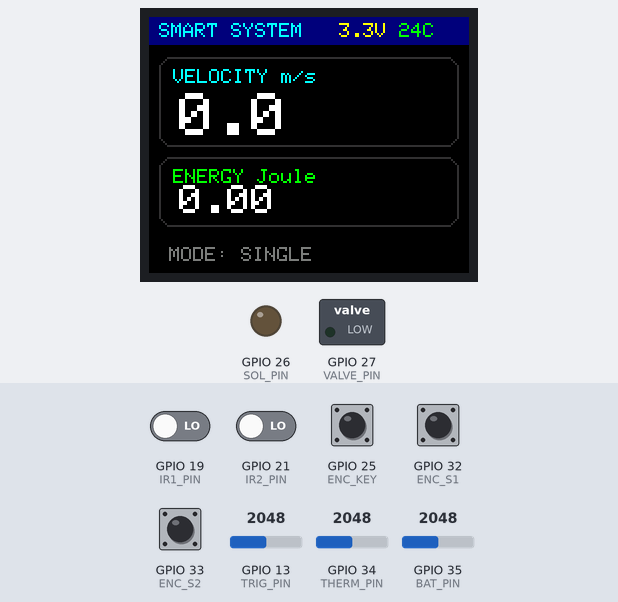
Recording of a sketch running on a simulated ESP32. On the bench: 160×128 colour display, switched loads named in the sketch (green lamp = pin HIGH), output pins drawn as LEDs (lit = HIGH). The test bench sets the inputs (shaded band); at power-on: GPIO 25 (ENC_KEY), GPIO 32 (ENC_S1), GPIO 33 (ENC_S2) HIGH, GPIO 19 (IR1_PIN), GPIO 21 (IR2_PIN) LOW, GPIO 34 (THERM_PIN) = 2048, GPIO 13 (TRIG_PIN) = 2048, GPIO 35 (BAT_PIN) = 2048. EEPROM starts erased.

Above: at 2.1 s.
2.2 s: GPIO 25 (ENC_KEY) pulled LOW for 1 s
At 2.37 s:
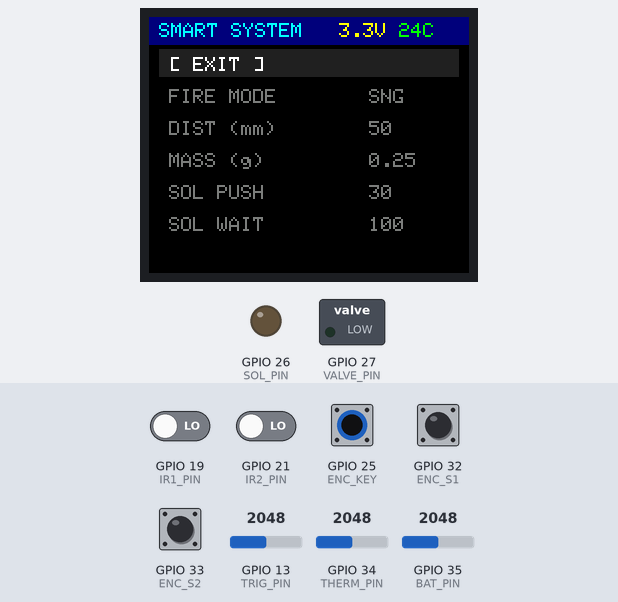
4.7 s: GPIO 34 (THERM_PIN) set to 1310
At 6.7 s:
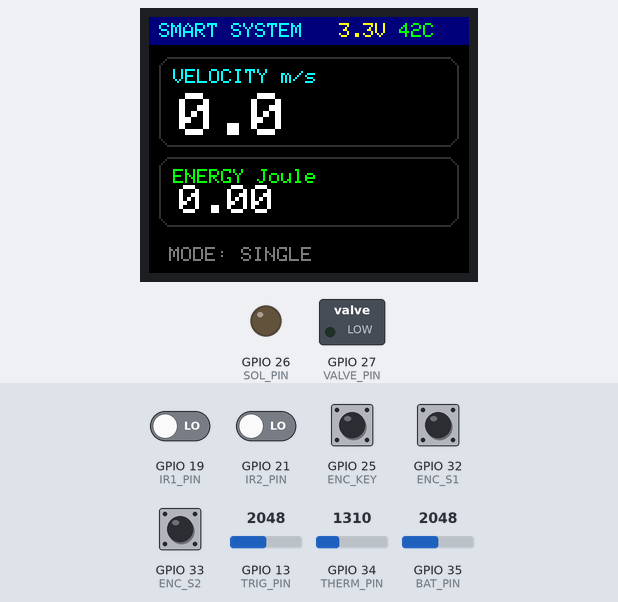
7.6 s: GPIO 34 (THERM_PIN) set to 1198
At 7.9 s:
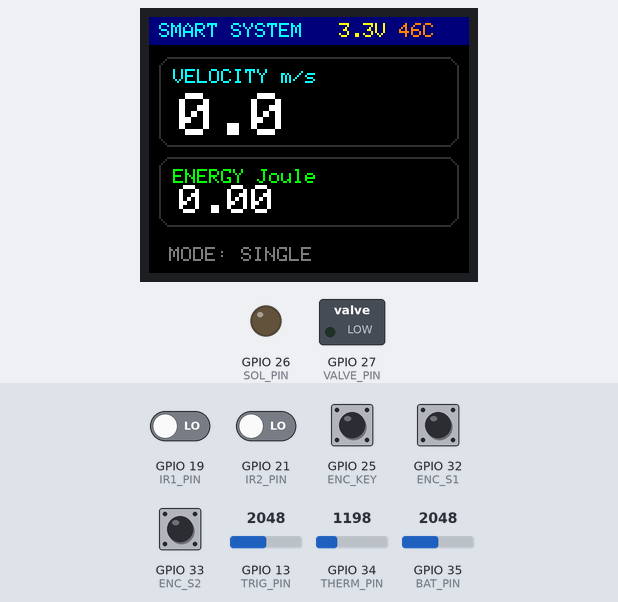
9.1 s: GPIO 25 (ENC_KEY) pulled LOW for 0.15 s
At 10.3 s:
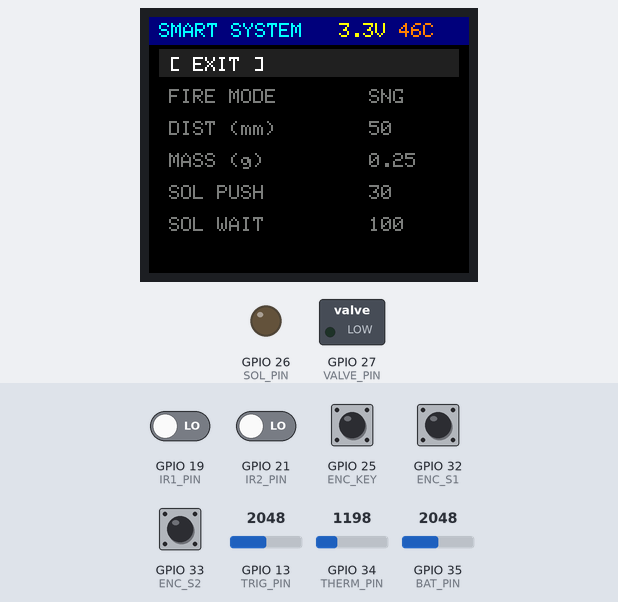
10.7 s: GPIO 25 (ENC_KEY) pulled LOW for 0.15 s
At 11.2 s:
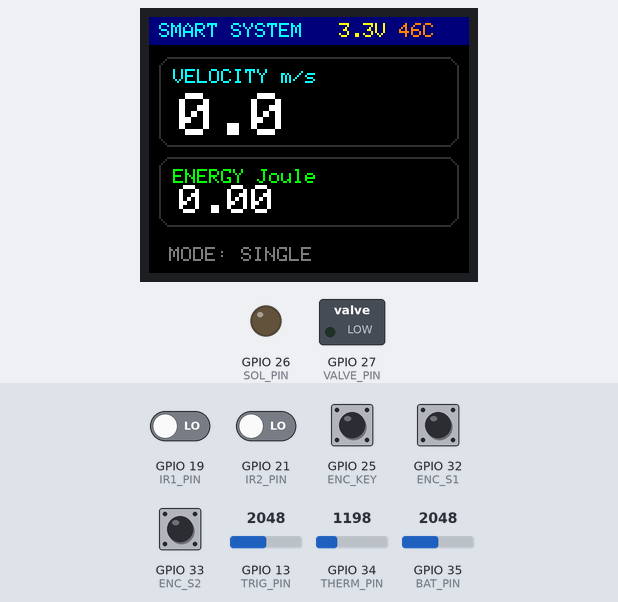
12.3 s: GPIO 34 (THERM_PIN) set to 1126
15.2 s: GPIO 34 (THERM_PIN) set to 1030
At 16.0 s:
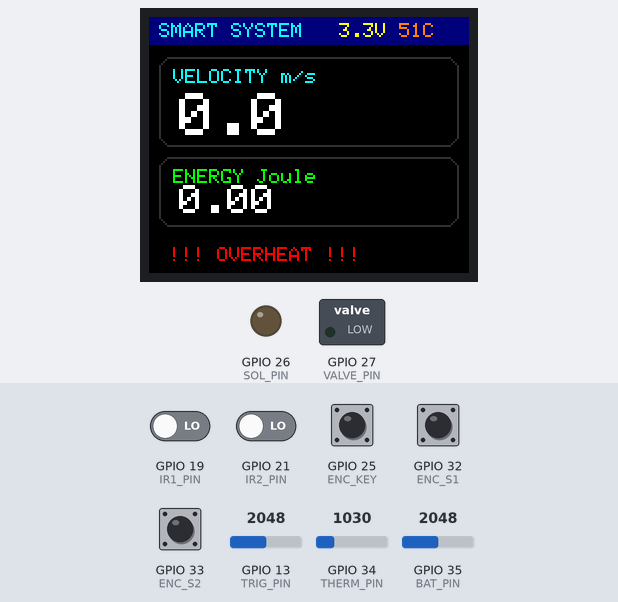
Timing chart, 0 to 17.7 s (numbered marks = the images above; inputs shaded):
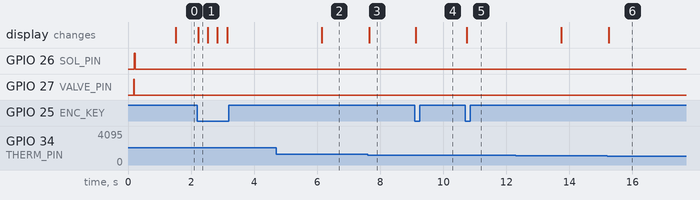

Measured:
- the behaviour switches between 1241 and 1240 on GPIO 34 (THERM_PIN) (found by bisection; images 2 and 3)
- the behaviour switches between 1082 and 1081 on GPIO 34 (THERM_PIN) (found by bisection; images 5 and 6)
- after the input at 2.2 s, the display: changes at once (image 1)
- after the input at 4.7 s, the display: changes after 1.4 s (image 2)
- after the input at 7.6 s, the display: changes after 0.05 s (image 3)
- after the input at 9.1 s, the display: changes at once (image 4)
- after the input at 10.7 s, the display: changes at once (image 5)
- after the input at 15.2 s, the display: changes after 0.05 s (image 6)

The sketch:

gun_v1.6.ino
```cpp
// // --- ПИНЫ ---
// #define TFT_CS     5
// #define TFT_RST    4
// #define TFT_DC     14
// #define VALVE_PIN  27
// #define SOL_PIN    26
// #define TRIG_PIN   13
// #define ENC_S1     32
// #define ENC_S2     33
// #define ENC_KEY    25
// #define THERM_PIN  34
// #define BAT_PIN    35
// #define IR1_PIN    19
// #define IR2_PIN    21


#include <Adafruit_GFX.h>
#include <Adafruit_ST7735.h>
#include <SPI.h>
#include <Preferences.h>
#include <math.h>

// --- ПИНЫ (ПРОВЕРЕНО ДЛЯ ESP32) ---
#define TFT_CS     5
#define TFT_RST    4
#define TFT_DC     14
#define VALVE_PIN  27
#define SOL_PIN    26
#define TRIG_PIN   13
#define ENC_S1     32
#define ENC_S2     33
#define ENC_KEY    25
#define THERM_PIN  34  // ADC6 (Input only)
#define BAT_PIN    35  // ADC7 (Input only)
#define IR1_PIN    19
#define IR2_PIN    21

#define ENC_STEPS  4

Adafruit_ST7735 tft = Adafruit_ST7735(TFT_CS, TFT_DC, TFT_RST);
Preferences prefs;

// Настройки
float sensorDist = 50.0, bulletMass = 0.25;
int trigThreshold = 2000, valveOpenTime = 10, burstDelay = 50, burstCount = 3, fireMode = 0;
int solPushTime = 30, solPullTime = 100, maxTemp = 50;

// Состояние
float currentSpeed = 0.0, currentEnergy = 0.0, battVoltage = 0.0, currentTemp = 0.0;
bool triggerPressed = false, triggerWasReleased = true;
volatile unsigned long time1 = 0, time2 = 0;
volatile bool shotReady = false;
volatile int encoderPos = 0;
int lastMenuPos = 0, uiState = 0, menuIndex = 0;
unsigned long lastButtonPress = 0;

const int menuItemsCount = 11;
String menuNames[] = {"[ EXIT ]", "FIRE MODE", "DIST (mm)", "MASS (g)", "SOL PUSH", "SOL WAIT", "MAX TEMP", "TRIG THR", "VALVE (ms)", "BURST DLY", "BURST CNT"};

#define COL_BG      0x0000
#define COL_ACCENT  0x07FF
#define COL_TEXT    0xFFFF
#define COL_FRAME   0x3186

// ================= ЛОГИКА И ПРЕРЫВАНИЯ =================
void IRAM_ATTR isrChrono1() { time1 = micros(); }
void IRAM_ATTR isrChrono2() { if (time1 > 0) { time2 = micros(); shotReady = true; } }
void IRAM_ATTR isrEncoder() {
  static uint8_t old_AB = 0;
  static int8_t enc_states[] = {0,-1,1,0,1,0,0,-1,-1,0,0,1,0,1,-1,0};
  old_AB <<= 2; old_AB |= (digitalRead(ENC_S1) << 1) | digitalRead(ENC_S2);
  encoderPos += enc_states[(old_AB & 0x0f)];
}

void setup() {
  pinMode(VALVE_PIN, OUTPUT); digitalWrite(VALVE_PIN, LOW);
  pinMode(SOL_PIN, OUTPUT); digitalWrite(SOL_PIN, LOW);
  pinMode(IR1_PIN, INPUT_PULLDOWN); pinMode(IR2_PIN, INPUT_PULLDOWN);
  pinMode(ENC_S1, INPUT_PULLUP); pinMode(ENC_S2, INPUT_PULLUP); pinMode(ENC_KEY, INPUT_PULLUP);

  attachInterrupt(IR1_PIN, isrChrono1, RISING); attachInterrupt(IR2_PIN, isrChrono2, RISING);
  attachInterrupt(ENC_S1, isrEncoder, CHANGE); attachInterrupt(ENC_S2, isrEncoder, CHANGE);

  prefs.begin("gun_conf", false);
  sensorDist = prefs.getFloat("dist", 50.0); bulletMass = prefs.getFloat("mass", 0.25);
  solPushTime = prefs.getInt("sPush", 30); solPullTime = prefs.getInt("sWait", 100);
  maxTemp = prefs.getInt("mTemp", 50); trigThreshold = prefs.getInt("trig", 2000);
  valveOpenTime = prefs.getInt("valve", 10); burstDelay = prefs.getInt("delay", 50);
  burstCount = prefs.getInt("burst", 3); fireMode = prefs.getInt("mode", 0);

  tft.initR(INITR_BLACKTAB); tft.setRotation(1);
  drawMainScreen();
}

void loop() {
  checkEncoder();
  if (uiState == 0) {
    checkChrono();
    checkTriggerAndFire();
    readSensors();
  }
  delay(1);
}

// ================= СЕНСОРЫ (NTC 10K) =================
void readSensors() {
  static unsigned long lastUpdate = 0;
  if (millis() - lastUpdate > 1500) {
    // Батарея
    battVoltage = (analogRead(BAT_PIN) / 4095.0) * 3.3 * 2.0; // Делитель 1:1

    // Термистор NTC 10k (Коэффициент B=3950)
    int raw = analogRead(THERM_PIN);
    if (raw > 0) {
      float resistance = 10000.0 / (4095.0 / (float)raw - 1.0);
      float steinhart;
      steinhart = resistance / 10000.0;     // (R/Ro)
      steinhart = log(steinhart);           // ln(R/Ro)
      steinhart /= 3950.0;                  // 1/B * ln(R/Ro)
      steinhart += 1.0 / (25.0 + 273.15);   // + (1/To)
      steinhart = 1.0 / steinhart;          // Инвертируем
      currentTemp = steinhart - 273.15;     // В Цельсии
    }

    lastUpdate = millis();
    if (uiState == 0) updateMainData();
  }
}

// ================= ЛОГИКА СТРЕЛЬБЫ =================
void fireSequence() {
  if (currentTemp > (float)maxTemp) return;
  digitalWrite(VALVE_PIN, HIGH); delay(valveOpenTime); digitalWrite(VALVE_PIN, LOW);
  digitalWrite(SOL_PIN, HIGH); delay(solPushTime); digitalWrite(SOL_PIN, LOW);
  delay(solPullTime);

  time1 = 0; time2 = 0; shotReady = false;
}

void checkTriggerAndFire() {
  int tv = analogRead(TRIG_PIN);
  triggerPressed = (tv > trigThreshold);

  if (triggerPressed && triggerWasReleased) {
    if (fireMode == 0) { fireSequence(); triggerWasReleased = false; }
    else if (fireMode == 1) {
      for(int i=0; i<burstCount; i++) { fireSequence(); if(i < burstCount-1) delay(burstDelay); }
      triggerWasReleased = false;
    }
  }
  if (triggerPressed && fireMode == 2) { fireSequence(); delay(burstDelay); triggerWasReleased = false; }
  if (tv < (trigThreshold - 200)) triggerWasReleased = true;
}

// ================= ЭКРАН И МЕНЮ =================
void updateMainData() {
  tft.setTextSize(3); tft.setCursor(15, 38);
  tft.setTextColor(COL_TEXT, COL_BG); tft.print(currentSpeed, 1); tft.print("  ");

  tft.setTextSize(2); tft.setCursor(15, 84);
  tft.setTextColor(COL_TEXT, COL_BG); tft.print(currentEnergy, 2); tft.print("  ");

  tft.setTextSize(1); tft.setCursor(10, 115);
  if (currentTemp > (float)maxTemp) { tft.setTextColor(ST7735_RED, COL_BG); tft.print("!!! OVERHEAT !!!"); }
  else {
    tft.setTextColor(0x7BEF, COL_BG); tft.print("MODE: ");
    tft.print((fireMode==0)?"SINGLE ":(fireMode==1)?"BURST  ":"AUTO   ");
  }

  tft.setTextColor(ST7735_YELLOW, 0x000F); tft.setCursor(95, 3);
  tft.print(battVoltage, 1); tft.print("V ");
  if (currentTemp > (float)maxTemp-5) tft.setTextColor(ST7735_ORANGE, 0x000F);
  else tft.setTextColor(ST7735_GREEN, 0x000F);
  tft.print((int)currentTemp); tft.print("C");
}

void drawMainScreen() {
  tft.fillScreen(COL_BG);
  tft.fillRect(0, 0, 160, 14, 0x000F);
  tft.setTextColor(COL_ACCENT); tft.setTextSize(1);
  tft.setCursor(5, 3); tft.print("SMART SYSTEM");
  tft.drawRoundRect(5, 20, 150, 45, 6, COL_FRAME);
  tft.setCursor(12, 26); tft.print("VELOCITY m/s");
  tft.drawRoundRect(5, 70, 150, 35, 6, COL_FRAME);
  tft.setCursor(12, 76); tft.setTextColor(0x07E0); tft.print("ENERGY Joule");
  updateMainData();
}

void drawMenu() {
  tft.fillRect(0, 14, 160, 114, COL_BG);
  tft.setTextSize(1);

  // Логика прокрутки: показываем окно из 6 элементов
  int startItem = 0;
  if (menuIndex >= 6) startItem = menuIndex - 5;

  for (int i = 0; i < 6; i++) {
    int idx = startItem + i;
    if (idx >= menuItemsCount) break;

    int y = 20 + (i * 16);
    if (idx == menuIndex) {
      tft.fillRect(5, y - 4, 150, 14, (uiState == 2) ? 0xF800 : 0x2104);
      tft.setTextColor(COL_TEXT);
    } else {
      tft.setTextColor(0x7BEF);
    }

    tft.setCursor(10, y); tft.print(menuNames[idx]);

    // Значения
    tft.setCursor(110, y);
    if (idx == 1) tft.print((fireMode==0)?"SNG":(fireMode==1)?"BST":"AUTO");
    else if (idx == 2) tft.print(sensorDist, 0);
    else if (idx == 3) tft.print(bulletMass, 2);
    else if (idx == 4) tft.print(solPushTime);
    else if (idx == 5) tft.print(solPullTime);
    else if (idx == 6) tft.print(maxTemp);
    else if (idx == 7) tft.print(trigThreshold);
    else if (idx == 8) tft.print(valveOpenTime);
    else if (idx == 9) tft.print(burstDelay);
    else if (idx == 10) tft.print(burstCount);
  }
}

// ================= УПРАВЛЕНИЕ =================
void checkChrono() {
  if (shotReady) {
    unsigned long td = time2 - time1;
    if (td > 50 && td < 1000000) {
      currentSpeed = (sensorDist / 1000.0) / (td / 1000000.0);
      currentEnergy = (bulletMass / 1000.0) * (currentSpeed * currentSpeed) / 2.0;
      updateMainData();
    }
    shotReady = false;
  }
}

void checkEncoder() {
  int cp = encoderPos / ENC_STEPS;
  int d = cp - lastMenuPos;
  if (d != 0) {
    lastMenuPos = cp;
  if (uiState == 1) { menuIndex = constrain(menuIndex + d, 0, menuItemsCount - 1); drawMenu(); }
    else if (uiState == 2) {
      if (menuIndex == 1) fireMode = constrain(fireMode + d, 0, 2);
      if (menuIndex == 2) sensorDist = constrain(sensorDist + d, 1, 500);
      if (menuIndex == 3) bulletMass = constrain(bulletMass + (d * 0.01), 0.01, 10.0);
      if (menuIndex == 4) solPushTime = constrain(solPushTime + d, 1, 1000);
      if (menuIndex == 5) solPullTime = constrain(solPullTime + (d * 5), 1, 2000);
      if (menuIndex == 6) maxTemp = constrain(maxTemp + d, 20, 100);
      if (menuIndex == 7) trigThreshold = constrain(trigThreshold + (d * 50), 0, 4000);
      if (menuIndex == 8) valveOpenTime = constrain(valveOpenTime + d, 1, 500);
      if (menuIndex == 9) burstDelay = constrain(burstDelay + (d * 5), 10, 1000);
      if (menuIndex == 10) burstCount = constrain(burstCount + d, 2, 50);
      drawMenu();
    }
  }
  if (digitalRead(ENC_KEY) == LOW && millis() - lastButtonPress > 300) {
    lastButtonPress = millis();
    if (uiState == 0) { uiState = 1; drawMenu(); }
    else if (uiState == 1) { if (menuIndex == 0) { uiState = 0; drawMainScreen(); } else { uiState = 2; drawMenu(); } }
    else if (uiState == 2) { uiState = 1; saveSettings(); drawMenu(); }
  }
}

void saveSettings() {
  prefs.putFloat("dist", sensorDist); prefs.putFloat("mass", bulletMass);
  prefs.putInt("sPush", solPushTime); prefs.putInt("sWait", solPullTime);
  prefs.putInt("mTemp", maxTemp); prefs.putInt("trig", trigThreshold);
  prefs.putInt("valve", valveOpenTime); prefs.putInt("delay", burstDelay);
  prefs.putInt("burst", burstCount); prefs.putInt("mode", fireMode);
}
```
